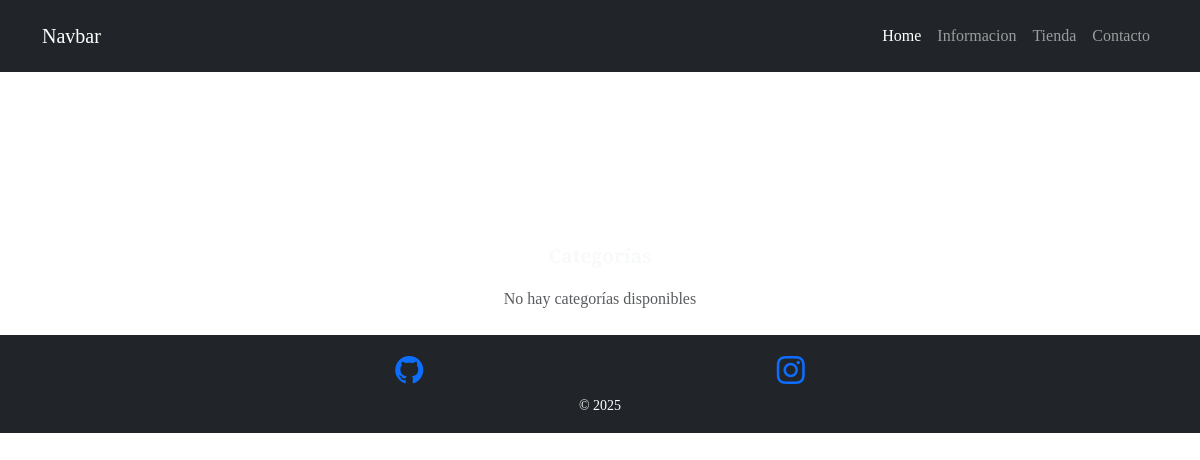
Page /tienda/ on the earlier database version.
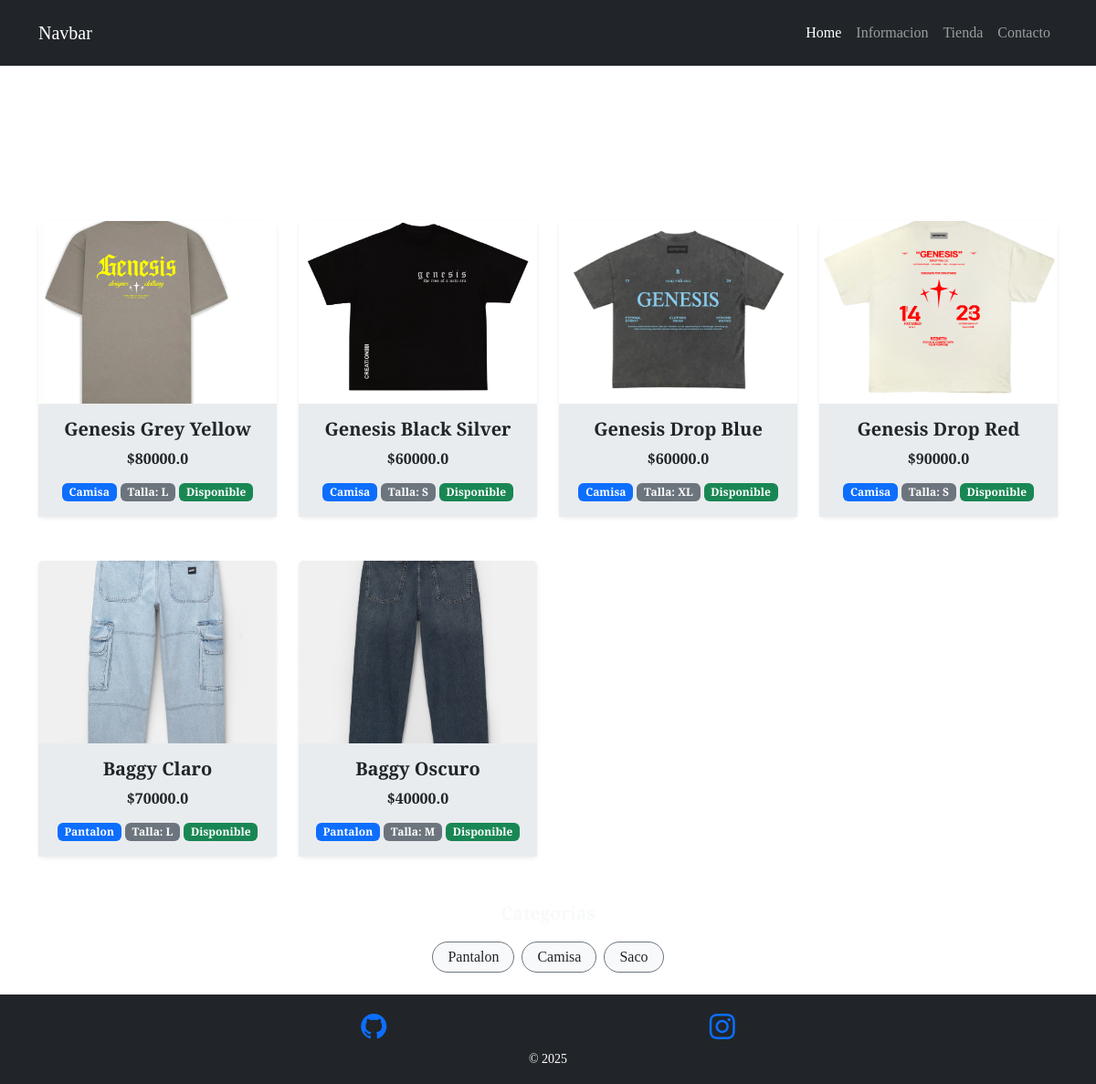
Same page on the later database version.
### tienda/models.py (models this page shows, shortened)
class Producto(models.Model):
    TALLAS = [
        ('XS', 'XS'),
        ('S', 'S'),
        ('M', 'M'),
        ('L', 'L'),
        ('XL', 'XL'),
        ('XXL', 'XXL'),
    ]
    nombre = models.CharField(max_length=50, validators=[RegexValidator(
    regex=r"^[A-Za-zÁÉÍÓÚáéíóúÜüÑñ' -]+$",
    message="Solo se permiten letras, espacios, guiones y apóstrofes."
    )])
    categoria = models.ForeignKey(CategoriaProducto, on_delete=models.CASCADE)
    imagen = models.ImageField(upload_to="tienda")
    precio = models.FloatField()
    talla = models.CharField(max_length=3, choices=TALLAS, default='M')
    disponibilidad = models.BooleanField(default=True)
    created = models.DateTimeField(auto_now_add=True)
    updated = models.DateTimeField(auto_now=True)
    class Meta:
        verbose_name = "Producto"
        verbose_name_plural = "Productos"

class CategoriaProducto(models.Model):
    nombre = models.CharField(max_length=50, validators=[RegexValidator(
    regex=r"^[A-Za-zÁÉÍÓÚáéíóúÜüÑñ' -]+$",
    message="Solo se permiten letras, espacios, guiones y apóstrofes."
    )])
    created = models.DateTimeField(auto_now_add=True)
    updated = models.DateTimeField(auto_now=True)
    class Meta:
        verbose_name = "CategoriaProducto"
        verbose_name_plural = "CategoriasProducto"

### tienda/views.py (the view)
# urls.py: path('tienda/', include('tienda.urls')),
def tienda(request):
    productos = Producto.objects.all()
    categorias = CategoriaProducto.objects.all()
    return render(request, "tienda/tienda.html", {
        "productos": productos,
        "categorias": categorias
    })

### tienda/templates/tienda/tienda.html (shortened to what this page needs)
{% extends "TiendaGenesisApp/base.html" %}
{% load static %}
{% block content %}
<div class = "container">
    <article class="text-center mt-5">
        <h1>Catalogo</h1>
    </article>
    <div class="row">
{% for producto in productos %}
<div class="col-md-3 mb-4 mt-4">
    <div class="card shadow-sm border-0 h-100" style="transition: transform 0.2s ease;">
        <img src="{{ producto.imagen.url }}" class="card-img-top" style="height: 200px; object-fit: cover;">
        <div class="card-body text-center d-flex flex-column justify-content-between" style="background-color: #e9ecef;">
            <div>
                <h5 class="card-title fw-bold mb-2">{{ producto.nombre }}</h5>
                <p class="text-dark fw-semibold mb-1">${{ producto.precio }}</p>
            </div>
            <div class="mt-2">
                <span class="badge bg-primary">{{ producto.categoria.nombre }}</span>
                <span class="badge bg-secondary">Talla: {{ producto.talla }}</span>
                {% if producto.disponibilidad %}
                    <span class="badge bg-success">Disponible</span>
                {% else %}
                    <span class="badge bg-danger">Agotado</span>
                {% endif %}
            </div>
        </div>
    </div>
</div>
{% endfor %}
    </div>
</div>
<section class="text-center mt-4 mb-4">
    <div style="width: 75%; margin: auto; text-align: center;">
        <strong class="text-light mb-3 d-block" style="font-size: 1.2rem;">Categorías</strong>
        <div class="d-flex justify-content-center flex-wrap gap-2">
            {% for categoria in categorias %}
                <a href="{% url 'Categoria' categoria.id %}"
                   class="categoria-badge px-3 py-1">
                    {{ categoria.nombre }}
                </a>
            {% empty %}
                <span class="text-muted">No hay categorías disponibles</span>
            {% endfor %}
        </div>
    </div>
</section>
{% endblock %}

### TiendaGenesisApp/templates/TiendaGenesisApp/base.html (shortened to what this page needs)
<!doctype html>
<html lang="es">
  <head>
    {% load static %}
    <link href="https://cdn.jsdelivr.net/npm/bootstrap@5.3.8/dist/css/bootstrap.min.css" rel="stylesheet">
    <link rel="stylesheet" href="https://cdn.jsdelivr.net/npm/bootstrap-icons@1.13.1/font/bootstrap-icons.min.css">
    <link rel="stylesheet" href="{%static 'TiendaGenesisApp/css/styles.css' %}">
  </head>
  <body>
  <nav class="navbar navbar-expand-lg navbar-dark bg-dark p-3">
    <div class="container">
      <a class="navbar-brand" href="{% url 'Inicio' %}">Navbar</a>
      <div class="collapse navbar-collapse" id="navbarNav">
        <ul class="navbar-nav ms-auto">
          <li class="nav-item">
            <a class="nav-link active" aria-current="page" href="{% url 'Inicio' %}">Home</a>
          </li>
          <li class="nav-item">
            <a class="nav-link" href="{% url 'Informacion' %}">Informacion</a>
          </li>
          <li class="nav-item">
            <a class="nav-link" href="{% url 'Tienda' %}">Tienda</a>
          </li>
          <li class="nav-item">
            <a class="nav-link" href="{% url 'Contacto' %}">Contacto</a>
          </li>
        </ul>
      </div>
    </div>
  </nav>
{% block content %}
{% endblock %}
  </body>
  <footer class="bg-dark p-3">
    <div class="container text-center">
      <nav class="d-flex justify-content-evenly">
        <a href="https://github.com/NicolasOyu/TiendaGenesis.git" target="_blank"><i class="bi bi-github fs-3"></i></a>
        <a href="https://www.instagram.com/genesis.clxthing?igsh=dTR5anlvaWc0ZXd5" target="_blank"><i class="bi bi-instagram fs-3"></i></a>
      </nav>
      <small class="text-white">
        &copy; 2025
      </small>
    </div>
    </footer>
</html>

### TiendaGenesisApp/static/TiendaGenesisApp/css/styles.css (style rules this page uses)
:root { --first-color: rgb(0, 0, 0); --first-alpha-color: rgb(0, 0, 0.75); --second-color: rgb(30, 30, 30); --second-alpha-color: rgb(50, 50, 50); --third-color: rgb(221, 201, 201);; --bg-color: rgb(255, 255, 255); --bg-alpha-color: rgb(255, 255, 255, 0.75); }
body { font-family: "PT Serif", serif; color: var(--bg-color); background-image: url(../img/fondo.png); background-repeat: no-repeat; background-size: cover; background-position: center center; }
h1 { color: var(--bg-color); font-size: 75px; font: bold; }
.nav-link { font: bold; }

### tienda/templates/tienda/tienda.html (style rules this page uses)
.categoria-badge { background-color: #f8f9fa; border: 1px solid #6c757d; border-radius: 20px; text-decoration: none; color: #212529; font-weight: 500; transition: all 0.3s ease; }

Differences in the rows shown:
added Producto: imagen (picture), nombre "Genesis Grey Yellow", precio "80000.0", categoria.nombre "Camisa", talla "L", disponibilidad "Disponible"
added Producto: imagen (picture), nombre "Genesis Black Silver", precio "60000.0", categoria.nombre "Camisa", talla "S", disponibilidad "Disponible"
added Producto: imagen (picture), nombre "Genesis Drop Blue", precio "60000.0", categoria.nombre "Camisa", talla "XL", disponibilidad "Disponible"
added Producto: imagen (picture), nombre "Genesis Drop Red", precio "90000.0", categoria.nombre "Camisa", talla "S", disponibilidad "Disponible"
added Producto: imagen (picture), nombre "Baggy Claro", precio "70000.0", categoria.nombre "Pantalon", talla "L", disponibilidad "Disponible"
added Producto: imagen (picture), nombre "Baggy Oscuro", precio "40000.0", categoria.nombre "Pantalon", talla "M", disponibilidad "Disponible"
added CategoriaProducto: nombre "Pantalon"
added CategoriaProducto: nombre "Camisa"
added CategoriaProducto: nombre "Saco"
Other differences:
text no longer shown: "No hay categorías disponibles"
